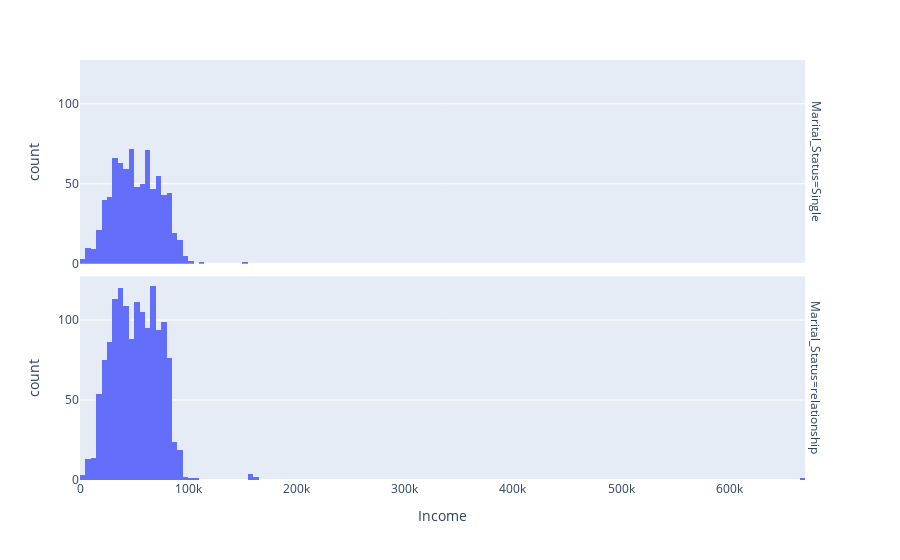

Notebook cell for this chart:
### Code cell
fig = px.histogram (data, x = "Income",  facet_row = "Marital_Status")
fig.show ()

### Figure 1 — Plotly figure (JSON) as saved in the notebook; plotly's stock layout.template omitted (floating-point values rounded to 4 significant figures; data arrays with more than 128 entries replaced by an {"elided": "..."} marker saying what was removed)
{"data": [{"alignmentgroup": "True", "bingroup": "x", "hovertemplate": "Marital_Status=Single<br>Income=%{x}<br>count=%{y}<extra></extra>", "legendgroup": "", "marker": {"color": "#636efa", "pattern": {"shape": ""}}, "name": "", "offsetgroup": "", "orientation": "v", "showlegend": false, "type": "histogram", "x": {"elided": "786 int values"}, "xaxis": "x2", "yaxis": "y2"}, {"alignmentgroup": "True", "bingroup": "x", "hovertemplate": "Marital_Status=relationship<br>Income=%{x}<br>count=%{y}<extra></extra>", "legendgroup": "", "marker": {"color": "#636efa", "pattern": {"shape": ""}}, "name": "", "offsetgroup": "", "orientation": "v", "showlegend": false, "type": "histogram", "x": {"elided": "1430 int values"}, "xaxis": "x", "yaxis": "y"}], "layout": {"annotations": [{"font": {}, "showarrow": false, "text": "Marital_Status=relationship", "textangle": 90, "x": 0.98, "xanchor": "left", "xref": "paper", "y": 0.2425, "yanchor": "middle", "yref": "paper"}, {"font": {}, "showarrow": false, "text": "Marital_Status=Single", "textangle": 90, "x": 0.98, "xanchor": "left", "xref": "paper", "y": 0.7575, "yanchor": "middle", "yref": "paper"}], "barmode": "relative", "legend": {"tracegroupgap": 0}, "margin": {"t": 60}, "xaxis": {"anchor": "y", "domain": [0, 0.98], "title": {"text": "Income"}}, "xaxis2": {"anchor": "y2", "domain": [0, 0.98], "matches": "x", "showticklabels": false}, "yaxis": {"anchor": "x", "domain": [0, 0.485], "title": {"text": "count"}}, "yaxis2": {"anchor": "x2", "domain": [0.515, 1], "matches": "y", "title": {"text": "count"}}}}
